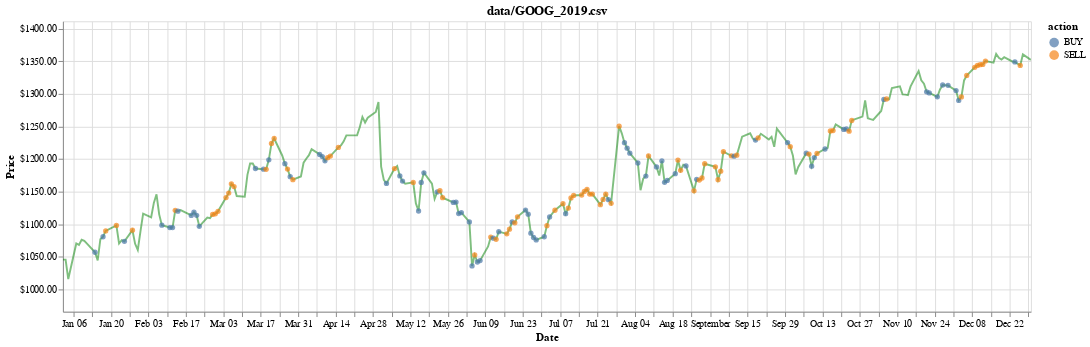

The code cell stored with this chart in its notebook:
### Code cell
chart = visualize(df, history, title=test_stock)
chart

### Figure 1 — Vega-Lite specification as saved in the notebook (floating-point values rounded to 4 significant figures; data arrays with more than 128 entries replaced by an {"elided": "..."} marker saying what was removed)
{"config": {"view": {"continuousWidth": 400, "continuousHeight": 300}}, "layer": [{"mark": {"type": "line", "color": "green", "opacity": 0.5}, "encoding": {"x": {"type": "temporal", "field": "date"}, "y": {"type": "quantitative", "axis": {"format": "$.2f", "title": "Price"}, "field": "position", "scale": {"clamp": true, "domain": [966.1, 1411.0]}}}, "selection": {"selector003": {"type": "interval", "bind": "scales", "encodings": ["x"]}}}, {"mark": {"type": "point", "filled": true}, "encoding": {"color": {"type": "nominal", "field": "action"}, "x": {"type": "temporal", "axis": {"title": "Date"}, "field": "date"}, "y": {"type": "quantitative", "axis": {"format": "$.2f", "title": "Price"}, "field": "position", "scale": {"clamp": true, "domain": [966.1, 1411.0]}}}, "selection": {"selector004": {"type": "interval", "bind": "scales", "encodings": ["x"]}}, "transform": [{"filter": "(datum.action !== 'HOLD')"}]}], "data": {"name": "data-d5689d94cf7723a01a17282c2d54976a"}, "height": 300, "title": "data/GOOG_2019.csv", "width": 1000, "$schema": "https://vega.github.io/schema/vega-lite/v4.0.0.json", "datasets": {"data-d5689d94cf7723a01a17282c2d54976a": {"elided": "251 records"}}}
